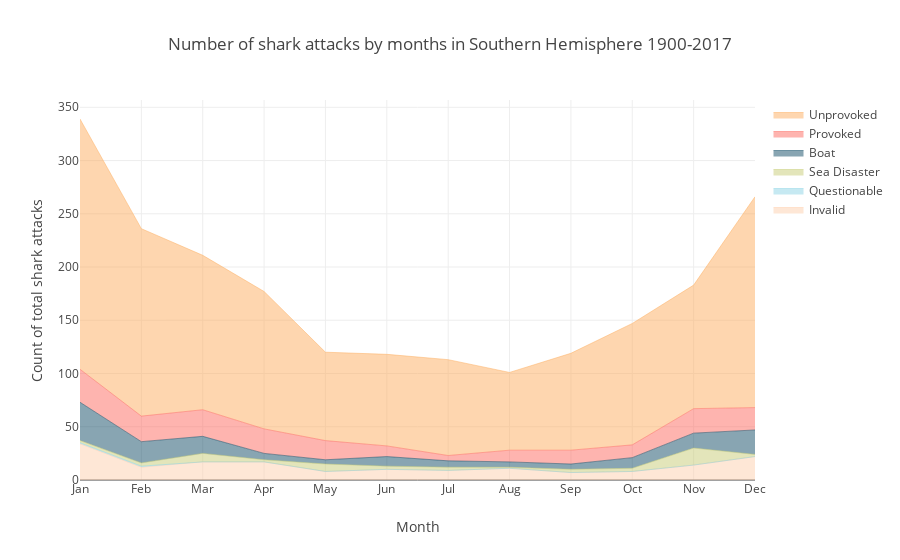

Notebook code for this chart:
### Code cell
trace0 = dict(
    x=months,
    y=invalid_s,
    hoverinfo='x+y',
    mode='lines',
    line=dict(width=0.5), marker = dict(color = pink),
    stackgroup='one', name = 'Invalid'
)
trace1 = dict(
    x=months,
    y=questionable_s,
    hoverinfo='x+y',
    mode='lines',
    line=dict(width=0.5),marker = dict(color = light_blue),
    stackgroup='one', name="Questionable"
)
trace2 = dict(
    x=months,
    y=sea_disaster_s,
    hoverinfo='x+y',
    mode='lines',
    line=dict(width=0.5),marker = dict(color = green),
              
    stackgroup='one', name='Sea Disaster'
)
trace3 = dict(
    x=months,
    y=boat_s,
    hoverinfo='x+y',
    mode='lines',
    line=dict(width=0.5),marker = dict(color = dark_blue),
              
    stackgroup='one', name='Boat'
)
trace4 = dict(
    x=months,
    y=provoked_s,
    hoverinfo='x+y',
    mode='lines',
    line=dict(width=0.5), marker = dict(color = red),
             
    stackgroup='one', name='Provoked'
)
trace5 = dict(
    x=months,
    y=unprovoked_s,
    hoverinfo='x+y',
    mode='lines',
    line=dict(width=0.5), marker = dict(color = orange),
              
    stackgroup='one', name='Unprovoked'
)
data = [trace0, trace1, trace2, trace3, trace4, trace5]

layout = go.Layout(barmode='overlay',
        xaxis=dict(title='Month'),
                   
    title='Number of shark attacks by months in Southern Hemisphere 1900-2017',
    yaxis=dict(
        title='Count of total shark attacks'
    ),
    bargap=0.1
)

fig = go.Figure(data=data, layout=layout)
iplot(fig, filename = "Sharks stacked")

### Figure 1 — Plotly figure (JSON) as saved in the notebook; plotly's stock layout.template omitted (floating-point values rounded to 4 significant figures)
{"data": [{"hoverinfo": "x+y", "line": {"width": 0.5}, "marker": {"color": "rgb(254, 207, 173)"}, "mode": "lines", "name": "Invalid", "stackgroup": "one", "type": "scatter", "uid": "7c453c21-0b52-4550-993f-58e7c52d7021", "x": ["Jan", "Feb", "Mar", "Apr", "May", "Jun", "Jul", "Aug", "Sep", "Oct", "Nov", "Dec"], "y": [34, 12, 17, 17, 8, 10, 9, 11, 7, 8, 14, 22]}, {"hoverinfo": "x+y", "line": {"width": 0.5}, "marker": {"color": "rgb(142, 212, 229)"}, "mode": "lines", "name": "Questionable", "stackgroup": "one", "type": "scatter", "uid": "13b9ef07-e0f5-4ef2-ac05-87e1d7783f78", "x": ["Jan", "Feb", "Mar", "Apr", "May", "Jun", "Jul", "Aug", "Sep", "Oct", "Nov", "Dec"], "y": [1, 1]}, {"hoverinfo": "x+y", "line": {"width": 0.5}, "marker": {"color": "rgb(199, 204, 118)"}, "mode": "lines", "name": "Sea Disaster", "stackgroup": "one", "type": "scatter", "uid": "c99805e3-7443-42b8-9303-00bdcac40fe7", "x": ["Jan", "Feb", "Mar", "Apr", "May", "Jun", "Jul", "Aug", "Sep", "Oct", "Nov", "Dec"], "y": [2, 3, 8, 2, 7, 3, 3, 1, 3, 3, 16, 2]}, {"hoverinfo": "x+y", "line": {"width": 0.5}, "marker": {"color": "rgb(19, 77, 102)"}, "mode": "lines", "name": "Boat", "stackgroup": "one", "type": "scatter", "uid": "76740f40-5cb4-4755-b53b-0288727aac1a", "x": ["Jan", "Feb", "Mar", "Apr", "May", "Jun", "Jul", "Aug", "Sep", "Oct", "Nov", "Dec"], "y": [36, 20, 16, 6, 4, 9, 6, 5, 5, 10, 14, 23]}, {"hoverinfo": "x+y", "line": {"width": 0.5}, "marker": {"color": "rgb(253, 107, 97)"}, "mode": "lines", "name": "Provoked", "stackgroup": "one", "type": "scatter", "uid": "2e05025a-0856-4168-be62-7daf191e7355", "x": ["Jan", "Feb", "Mar", "Apr", "May", "Jun", "Jul", "Aug", "Sep", "Oct", "Nov", "Dec"], "y": [31, 24, 25, 23, 18, 10, 5, 11, 13, 12, 23, 21]}, {"hoverinfo": "x+y", "line": {"width": 0.5}, "marker": {"color": "rgb(253, 174, 97)"}, "mode": "lines", "name": "Unprovoked", "stackgroup": "one", "type": "scatter", "uid": "0fa70432-9a3b-4b76-9a69-ee7b9be8686f", "x": ["Jan", "Feb", "Mar", "Apr", "May", "Jun", "Jul", "Aug", "Sep", "Oct", "Nov", "Dec"], "y": [235, 176, 145, 129, 83, 86, 90, 73, 91, 114, 116, 198]}], "layout": {"bargap": 0.1, "barmode": "overlay", "title": {"text": "Number of shark attacks by months in Southern Hemisphere 1900-2017"}, "xaxis": {"title": {"text": "Month"}}, "yaxis": {"title": {"text": "Count of total shark attacks"}}}}
